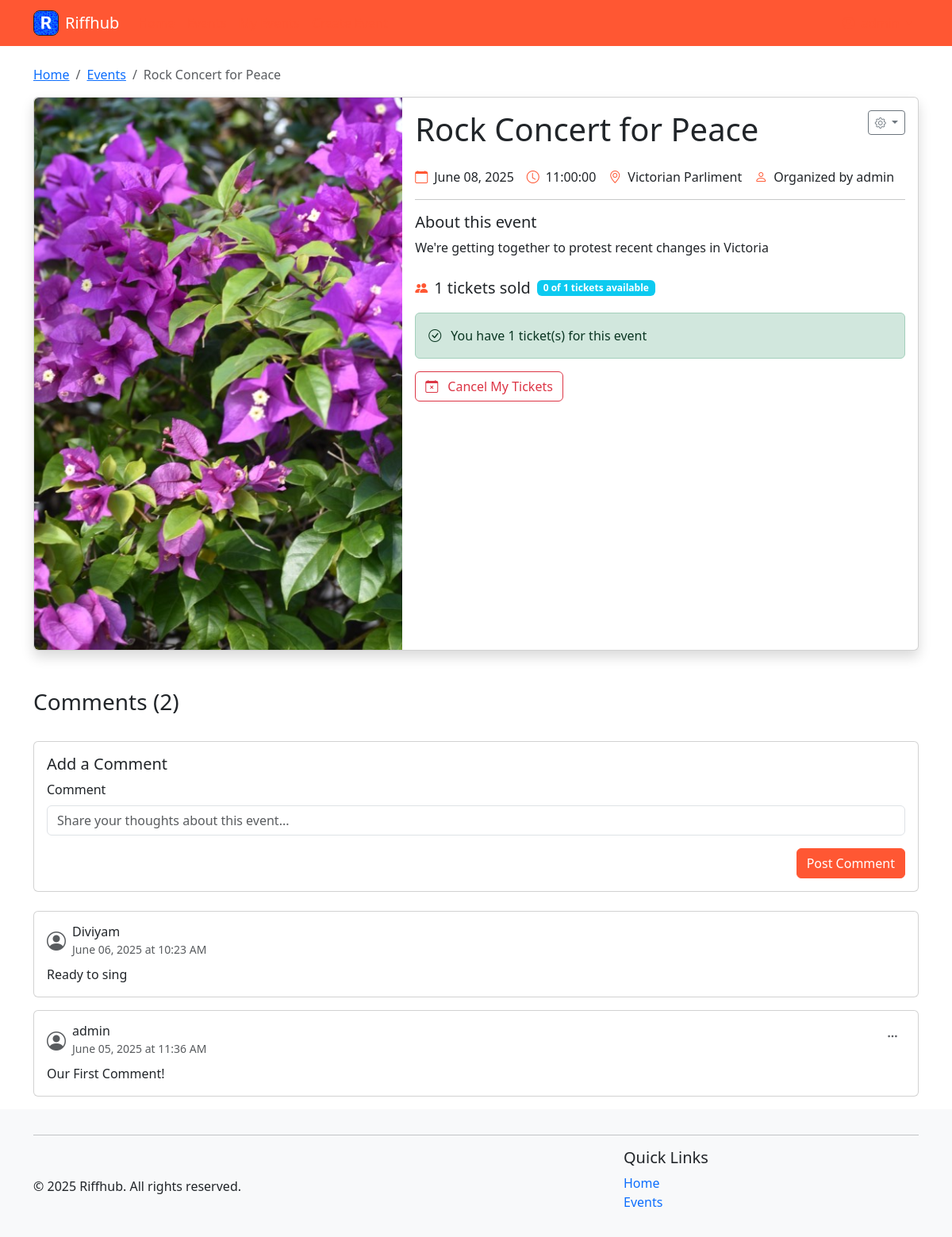
Screenshot of /events/3 (signed in) with the database file from the repository.
### riffhub/models.py (models this page shows, shortened)
class Event(db.Model):
    __tablename__ = 'events'
    id = db.Column(db.Integer, primary_key=True)
    title = db.Column(db.String(120), nullable=False)
    description = db.Column(db.Text)
    genre_id = db.Column(db.Integer, db.ForeignKey('genres.id'))
    date = db.Column(db.Date, nullable=False)
    time = db.Column(Time, nullable=False)
    location = db.Column(db.String(120))
    image = db.Column(db.String(255))
    capacity = db.Column(db.Integer, default=0)  # 0 means unlimited capacity
    price = db.Column(db.Double, default=0)  # 0 means free entry
    organizer_id = db.Column(db.Integer, db.ForeignKey('users.id'))
    created_at = db.Column(db.DateTime, default=datetime.utcnow)
    tickets = db.relationship('Ticket', backref='event', lazy='dynamic', cascade='all, delete-orphan')
    comments = db.relationship('Comment', backref='event', lazy='dynamic', cascade='all, delete-orphan')
    performances = db.relationship('Performance', backref='event', lazy='dynamic', cascade='all, delete-orphan')
    @property
    def ticket_count(self):
        from riffhub.models import Order  # Import here to avoid circular imports
        return db.session.query(db.func.sum(Ticket.quantity))\
            .join(Order)\
            .filter(Ticket.event_id == self.id)\
            .filter(Order.status == 'completed')\
            .scalar() or 0
    @property
    def available_tickets(self):
        if self.capacity <= 0:  # Unlimited capacity
            return None
        return max(0, self.capacity - self.ticket_count)

class User(db.Model):
    __tablename__ = 'users'
    id = db.Column(db.Integer, primary_key=True)
    username = db.Column(db.String(80), unique=True, nullable=False)
    email = db.Column(db.String(120), unique=True, nullable=False)
    password_hash = db.Column(db.String(128), nullable=False)
    created_at = db.Column(db.DateTime, default=datetime.utcnow)
    events = db.relationship('Event', backref='organizer', lazy='dynamic', cascade='all, delete-orphan')
    orders = db.relationship('Order', backref='user', lazy='dynamic', cascade='all, delete-orphan')
    comments = db.relationship('Comment', backref='user', lazy='dynamic', cascade='all, delete-orphan')
    bands = db.relationship('Band', backref='user', lazy='dynamic', cascade='all, delete-orphan')
    genres = db.relationship('Genre', backref='user', lazy='dynamic', cascade='all, delete-orphan')
    @property
    def password(self):
        raise AttributeError('password is not a readable attribute')

class Comment(db.Model):
    __tablename__ = 'comments'
    id = db.Column(db.Integer, primary_key=True)
    user_id = db.Column(db.Integer, db.ForeignKey('users.id'), nullable=False)
    event_id = db.Column(db.Integer, db.ForeignKey('events.id'), nullable=False)
    body = db.Column(db.Text, nullable=False)
    created_at = db.Column(db.DateTime, default=datetime.utcnow)

### riffhub/blueprints/events/routes.py (the view)
@bp.route('/<int:event_id>')
def detail(event_id):
    event = Event.query.get_or_404(event_id)
    has_tickets = False
    ticket_count = 0
    if 'user_id' in session:
        user_tickets = Ticket.query.join(Order).filter(
            Order.user_id == session['user_id'],
            Ticket.event_id == event_id,
            Order.status == 'completed'
        ).all()
        has_tickets = len(user_tickets) > 0
        ticket_count = sum(ticket.quantity for ticket in user_tickets)
    comments = Comment.query.filter_by(event_id=event_id).order_by(Comment.created_at.desc()).all()
    comment_form = None
    if 'user_id' in session:
        comment_form = CommentForm()
    current_date = date.today()
    return render_template('detail.html',
                          event=event,
                          has_tickets=has_tickets,
                          ticket_count=ticket_count,
                          comments=comments,
                          comment_form=comment_form,
                          current_date=current_date)

### riffhub/forms.py
class CommentForm(FlaskForm):
    body = StringField("Comment", validators=[InputRequired()])
    submit = SubmitField("Post Comment")

### riffhub/helpers.py (called while the page is built)
def utility_processor():
    def format_date(date_str):
        try:
            if isinstance(date_str, str):
                date_obj = datetime.strptime(date_str, '%Y-%m-%d')
                return date_obj.strftime('%B %d, %Y')
            return date_str.strftime('%B %d, %Y')
        except:
            return date_str
    return dict(format_date=format_date, now=datetime.now())

### riffhub/blueprints/events/templates/detail.html (shortened to what this page needs)
{% extends "base.html" %}
{% block content %}
<nav aria-label="breadcrumb">
    <ol class="breadcrumb">
        <li class="breadcrumb-item"><a href="{{ url_for('main.index') }}">Home</a></li>
        <li class="breadcrumb-item"><a href="{{ url_for('events.list') }}">Events</a></li>
        <li class="breadcrumb-item active" aria-current="page">{{ event.title }}</li>
    </ol>
</nav>
<div class="card shadow mb-4">
    <div class="row g-0">
        {% if event.image %}
        <div class="col-md-5">
            <img src="{{ url_for('static', filename='uploads/' + event.image) }}" class="img-fluid rounded-start"
                alt="{{ event.title }}" style="width: 100%; height: 100%; object-fit: cover;">
        </div>
        {% endif %}
        <div class="col-md-{% if event.image %}7{% else %}12{% endif %}">
            <div class="card-body">
                <div class="d-flex justify-content-between align-items-start">
                    <h1 class="card-title">{{ event.title }}</h1>
                    {% if session.user_id == event.organizer_id or session.is_admin %}
                    <div class="dropdown">
                        <button class="btn btn-outline-secondary btn-sm dropdown-toggle" type="button"
                            data-bs-toggle="dropdown">
                            <i class="bi bi-gear"></i>
                        </button>
                    </div>
                    {% endif %}
                </div>
                <div class="d-flex flex-wrap gap-3 my-3">
                    <div class="d-flex align-items-center">
                        <i class="bi bi-calendar me-2 text-primary"></i>
                        <span>{{ format_date(event.date) }}</span>
                    </div>
                    {% if event.time %}
                    <div class="d-flex align-items-center">
                        <i class="bi bi-clock me-2 text-primary"></i>
                        <span>{{ event.time }}</span>
                    </div>
                    {% endif %}
                    {% if event.location %}
                    <div class="d-flex align-items-center">
                        <i class="bi bi-geo-alt me-2 text-primary"></i>
                        <span>{{ event.location }}</span>
                    </div>
                    {% endif %}
                    <div class="d-flex align-items-center">
                        <i class="bi bi-person me-2 text-primary"></i>
                        <span>Organized by {{ event.organizer.username }}</span>
                    </div>
                </div>
                <hr>
                <h5>About this event</h5>
                <p class="card-text">{{ event.description.replace('\n', '<br>') | safe }}</p>
                <div class="mt-4">
                    <div class="d-flex align-items-center mb-3">
                        <i class="bi bi-people-fill me-2 text-primary"></i>
                        <span class="fs-5">{{ event.ticket_count }} tickets sold</span>
                        {% if event.capacity > 0 %}
                        <span class="badge bg-info ms-2">
                            {{ event.available_tickets }} of {{ event.capacity }} tickets available
                        </span>
                        {% endif %}
                    </div>
                    {% if session.user_id %}
                    {% if has_tickets %}
                    <div class="alert alert-success mb-3">
                        <i class="bi bi-check-circle me-2"></i>
                        You have {{ ticket_count }} ticket(s) for this event
                    </div>
                    <form action="{{ url_for('events.cancel_tickets', event_id=event.id) }}" method="post"
                        onsubmit="return confirm('Are you sure you want to cancel your tickets?');">
                        <button type="submit" class="btn btn-outline-danger">
                            <i class="bi bi-calendar-x me-2"></i> Cancel My Tickets
                        </button>
                    </form>
                    {% elif not event.is_full %}
                    <a href="{{ url_for('events.order_tickets', event_id=event.id) }}" class="btn btn-primary">
                        <i class="bi bi-ticket-perforated me-2"></i> Order Tickets
                    </a>
                    {% else %}
                    <div class="alert alert-warning">
                        <i class="bi bi-exclamation-triangle me-2"></i>
                        This event is sold out
                    </div>
                    {% endif %}
                    {% else %}
                    <a href="{{ url_for('auth.login') }}" class="btn btn-primary">
                        <i class="bi bi-box-arrow-in-right me-2"></i> Login to Order Tickets
                    </a>
                    {% endif %}
                </div>
            </div>
        </div>
    </div>
</div>
<div class="mt-5">
    <div class="d-flex justify-content-between align-items-center mb-4">
        <h3>Comments ({{ comments|length }})</h3>
    </div>
    {% if session.user_id and comment_form %}
    <div class="card mb-4">
        <div class="card-body">
            <h5 class="card-title">Add a Comment</h5>
            <form method="POST" action="{{ url_for('events.add_comment', event_id=event.id) }}">
                <div class="mb-3">
                    {{ comment_form.body.label(class="form-label") }}
                    {{ comment_form.body(class="form-control", rows="3", placeholder="Share your thoughts about this event...") }}
                </div>
                <div class="d-flex justify-content-end">
                    {{ comment_form.submit(class="btn btn-primary") }}
                </div>
            </form>
        </div>
    </div>
    {% elif not session.user_id %}
    <div class="alert alert-info mb-4">
        <i class="bi bi-info-circle me-2"></i>
        <a href="{{ url_for('auth.login') }}" class="alert-link">Login</a> to leave a comment about this event.
    </div>
    {% endif %}
    {% if comments %}
    <div class="comments-list">
        {% for comment in comments %}
        <div class="card mb-3">
            <div class="card-body">
                <div class="d-flex justify-content-between align-items-start mb-2">
                    <div class="d-flex align-items-center">
                        <i class="bi bi-person-circle me-2 text-muted fs-4"></i>
                        <div>
                            <h6 class="mb-0">{{ comment.user.username }}</h6>
                            <small class="text-muted">{{ comment.created_at.strftime('%B %d, %Y at %I:%M %p') }}</small>
                        </div>
                    </div>
                    {% if session.user_id == comment.user_id or session.is_admin %}
                    <div class="dropdown">
                        <button class="btn btn-link btn-sm text-muted" type="button" data-bs-toggle="dropdown">
                            <i class="bi bi-three-dots"></i>
                        </button>
                    </div>
                    {% endif %}
                </div>
                <p class="card-text mb-0">{{ comment.body }}</p>
            </div>
        </div>
        {% endfor %}
    </div>
    {% else %}
    <div class="text-center py-5">
        <i class="bi bi-chat-dots text-muted" style="font-size: 3rem;"></i>
        <p class="text-muted mt-3">No comments yet. Be the first to share your thoughts!</p>
    </div>
    {% endif %}
</div>
{% endblock %}

### .utils/ass_2_reference/static/style/styles.css (style rules this page uses)
:root { --brand-primary: #ff5733; --brand-highlight: #ff7300; }
body { text-decoration: none; }
.text-primary { color: var(--brand-primary) !important; }
.btn-primary { background-color: var(--brand-primary); border-color: var(--brand-primary); }
.active { color: var(--brand-highlight); font-weight: 500; }

### riffhub/templates/base.html (style rules this page uses)
.flex-wrapper { min-height: 100vh; display: flex; flex-direction: column; }

### rows the page displays
Event: title "Rock Concert for Peace", image (picture), date "June 08, 2025", time "11:00:00", location "Victorian Parliment", description.replace "We're getting together to protest recent changes in Victoria", available_tickets "0", capacity "1"
User: organizer.username "admin"
Comment: user.username "Diviyam", created_at "June 06, 2025 at 10:23 AM", body "Ready to sing"
Comment: user.username "admin", created_at "June 05, 2025 at 11:36 AM", body "Our First Comment!"

### other values shown
{{ event.ticket_count }} "1"
{{ ticket_count }} "1"
{{ comments|length }} "2"
{{ comment_form.body.label(class="form-label") }} "Comment"
